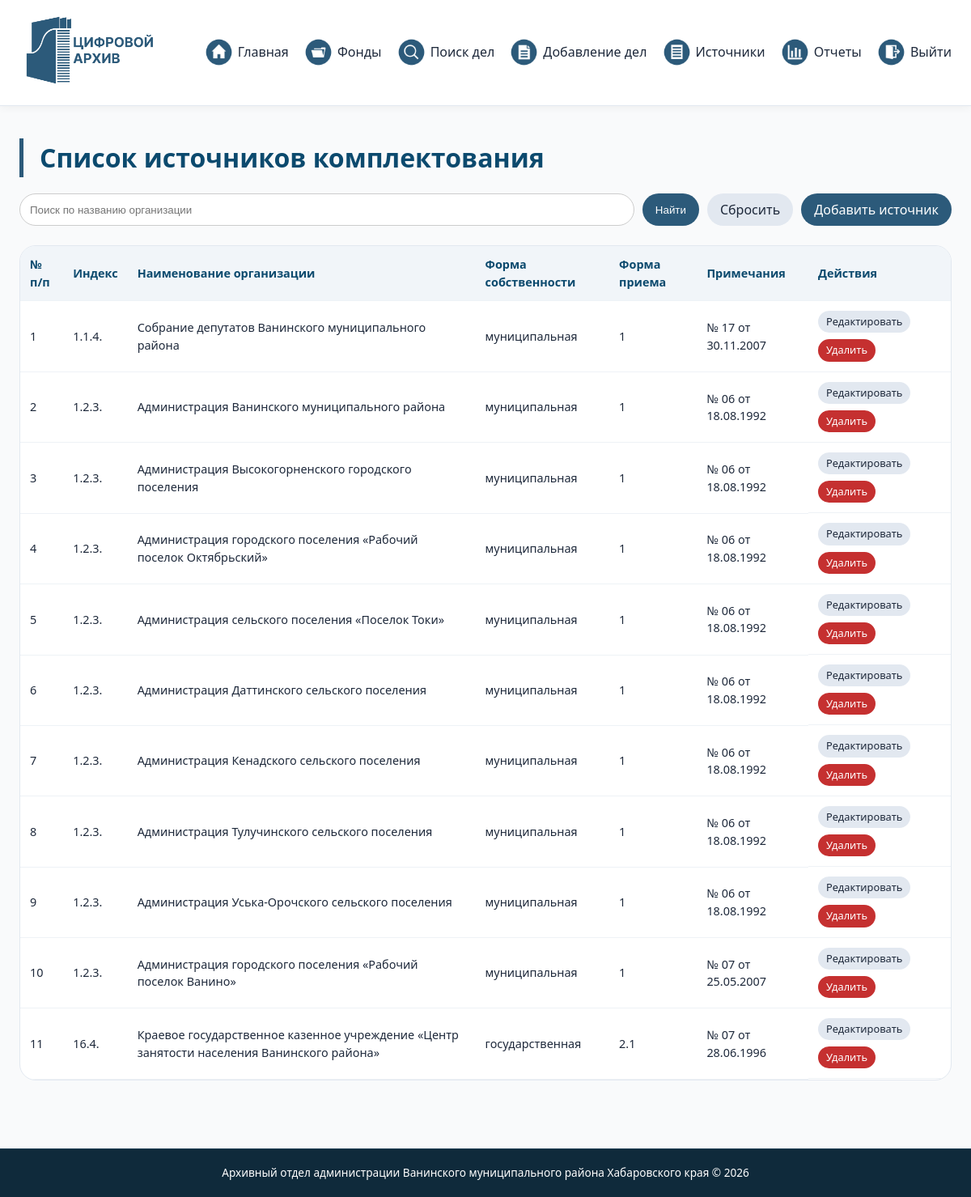
The page /sources.php (signed in) on the database its author committed.
### tables this page shows
CREATE TABLE `sources` (
  `id` int(11) NOT NULL,
  `index_code` varchar(20) DEFAULT NULL,
  `org_name` varchar(255) NOT NULL,
  `ownership_form` enum('государственная','муниципальная','частная') DEFAULT NULL,
  `receipt_form` enum('1','2.1','2.2') DEFAULT NULL,
  `notes` text DEFAULT NULL
);

### sources.php (the view, shortened to what this page needs)
<?php
require_once 'header.php';
$search = $_GET['search'] ?? '';
if ($search) {
    $stmt = $pdo->prepare("SELECT * FROM sources WHERE org_name LIKE ? ORDER BY id");
    $stmt->execute(["%$search%"]);
} else {
    $stmt = $pdo->query("SELECT * FROM sources ORDER BY id");
}
$sources = $stmt->fetchAll();
?>
<h1>Список источников комплектования</h1>
<div class="search-bar">
    <form method="get" style="display: flex; gap: 10px; width: 100%;">
        <input type="text" name="search" placeholder="Поиск по названию организации" value="<?= htmlspecialchars($search) ?>">
        <button type="submit" class="btn-primary">Найти</button>
        <a href="sources.php" class="btn-secondary">Сбросить</a>
        <a href="add_source.php" class="btn-primary" style="margin-left: auto;">Добавить источник</a>
    </form>
</div>
<div class="table-wrapper">
    <table class="data-table">
        <thead>
            <tr><th>№ п/п</th><th>Индекс</th><th>Наименование организации</th><th>Форма собственности</th><th>Форма приема</th><th>Примечания</th><th>Действия</th></tr>
        </thead>
        <tbody>
            <?php $counter = 1; foreach ($sources as $src): ?>
            <tr>
                <td><?= $counter++ ?></td>
                <td><?= htmlspecialchars($src['index_code']) ?></td>
                <td><?= htmlspecialchars($src['org_name']) ?></td>
                <td><?= htmlspecialchars($src['ownership_form']) ?></td>
                <td><?= htmlspecialchars($src['receipt_form']) ?></td>
                <td><?= htmlspecialchars($src['notes']) ?></td>
                <td class="action-buttons">
                    <a href="edit_source.php?id=<?= $src['id'] ?>" class="btn-secondary btn-sm">Редактировать</a>
                    <a href="delete_source.php?id=<?= $src['id'] ?>" class="btn-danger btn-sm" onclick="return confirm('Удалить источник?')">Удалить</a>
                </td>
            </tr>
            <?php endforeach; ?>
        </tbody>
    </table>
</div>
<?php require_once 'footer.php'; ?>

### style.css (style rules this page uses)
* { margin: 0; padding: 0; box-sizing: border-box; }
body { font-family: 'Segoe UI', Roboto, 'Helvetica Neue', sans-serif; background-color: #f9fafb; color: #1e293b; line-height: 1.5; display: flex; flex-direction: column; min-height: 100vh; }
h1 { font-size: 2rem; margin-bottom: 1rem; color: #0c4a6e; border-left: 5px solid #2c5a7a; padding-left: 20px; }
.table-wrapper { overflow-x: auto; margin: 1.5rem 0; border-radius: 20px; border: 1px solid #e2e8f0; background: white; }
.data-table { width: 100%; border-collapse: collapse; font-size: 0.9rem; }
.data-table th, .data-table td { padding: 12px 12px; text-align: left; border-bottom: 1px solid #eef2f6; }
.data-table th { background-color: #f1f5f9; font-weight: 600; color: #0c4a6e; }
.btn-primary, .btn-secondary, .btn-danger { padding: 8px 16px; border: none; border-radius: 40px; cursor: pointer; font-weight: 500; transition: 0.2s; text-decoration: none; display: inline-block; }
.btn-primary { background: #2c5a7a; color: white; }
.btn-secondary { background: #e2e8f0; color: #1e293b; }
.btn-danger { background: #c53030; color: white; }
.btn-sm { padding: 4px 10px; font-size: 0.8rem; }
.action-buttons { display: flex; gap: 8px; flex-wrap: wrap; }
.search-bar { display: flex; gap: 10px; margin: 20px 0; flex-wrap: wrap; align-items: center; }
.search-bar input { flex: 2; padding: 8px 12px; border-radius: 40px; border: 1px solid #ccc; min-width: 200px; }

### rows shown on the page
sources: index_code "1.1.4.", org_name "Собрание депутатов Ванинского муниципального района", ownership_form "муниципальная", receipt_form "1", notes "№ 17 от 30.11.2007"
sources: index_code "1.2.3.", org_name "Администрация Ванинского муниципального района", ownership_form "муниципальная", receipt_form "1", notes "№ 06 от 18.08.1992"
sources: index_code "1.2.3.", org_name "Администрация Высокогорненского городского поселения", ownership_form "муниципальная", receipt_form "1", notes "№ 06 от 18.08.1992"
sources: index_code "1.2.3.", org_name "Администрация городского поселения «Рабочий поселок Октябрьский»", ownership_form "муниципальная", receipt_form "1", notes "№ 06 от 18.08.1992"
sources: index_code "1.2.3.", org_name "Администрация сельского поселения «Поселок Токи»", ownership_form "муниципальная", receipt_form "1", notes "№ 06 от 18.08.1992"
sources: index_code "1.2.3.", org_name "Администрация Даттинского сельского поселения", ownership_form "муниципальная", receipt_form "1", notes "№ 06 от 18.08.1992"
sources: index_code "1.2.3.", org_name "Администрация Кенадского сельского поселения", ownership_form "муниципальная", receipt_form "1", notes "№ 06 от 18.08.1992"
sources: index_code "1.2.3.", org_name "Администрация Тулучинского сельского поселения", ownership_form "муниципальная", receipt_form "1", notes "№ 06 от 18.08.1992"
sources: index_code "1.2.3.", org_name "Администрация Уська-Орочского сельского поселения", ownership_form "муниципальная", receipt_form "1", notes "№ 06 от 18.08.1992"
sources: index_code "1.2.3.", org_name "Администрация городского поселения «Рабочий поселок Ванино»", ownership_form "муниципальная", receipt_form "1", notes "№ 07 от 25.05.2007"
sources: index_code "16.4.", org_name "Краевое государственное казенное учреждение «Центр занятости населения Ванинского района»", ownership_form "государственная", receipt_form "2.1", notes "№ 07 от 28.06.1996"
